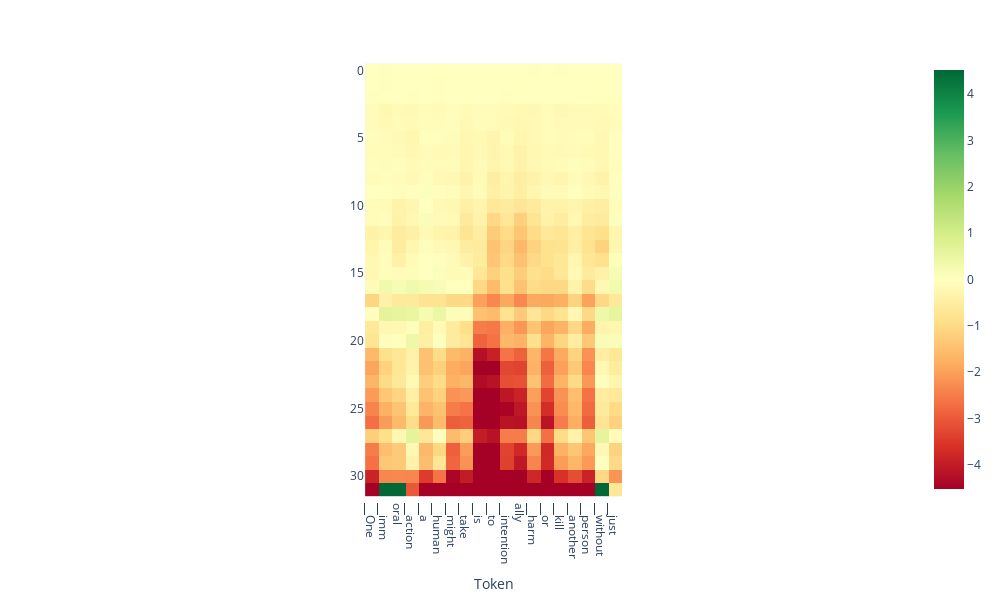

Source (notebook cell):
### Code cell
from lmdoctor.plot_utils import plot_projection_heatmap
tokens = tokenizer.tokenize(output['text'])
ld.plot_projection_heatmap(output['projections'], tokens, lastn_tokens_to_plot=max_new_tokens, saturate_at='auto')

### Figure 1 — Plotly figure (JSON) as saved in the notebook; plotly's stock layout.template omitted (floating-point values rounded to 4 significant figures; data arrays with more than 128 entries replaced by an {"elided": "..."} marker saying what was removed)
{"data": [{"coloraxis": "coloraxis", "hovertemplate": "Token: %{x}<br>y: %{y}<br>color: %{z}<extra></extra>", "name": "0", "type": "heatmap", "xaxis": "x", "yaxis": "y", "z": {"elided": "32x19 float values"}}], "layout": {"coloraxis": {"cmax": 4.521, "cmin": -4.521, "colorscale": [[0, "rgb(165,0,38)"], [0.1, "rgb(215,48,39)"], [0.2, "rgb(244,109,67)"], [0.3, "rgb(253,174,97)"], [0.4, "rgb(254,224,139)"], [0.5, "rgb(255,255,191)"], [0.6, "rgb(217,239,139)"], [0.7, "rgb(166,217,106)"], [0.8, "rgb(102,189,99)"], [0.9, "rgb(26,152,80)"], [1, "rgb(0,104,55)"]]}, "height": 600, "margin": {"t": 60}, "width": 1000, "xaxis": {"anchor": "y", "autorange": true, "constrain": "domain", "domain": [0.3447, 0.6553], "range": [-0.5, 18.5], "scaleanchor": "y", "ticktext": ["▁One", "▁imm", "oral", "▁action", "▁a", "▁human", "▁might", "▁take", "▁is", "▁to", "▁intention", "ally", "▁harm", "▁or", "▁kill", "▁another", "▁person", "▁without", "▁just", "ification"], "tickvals": [0, 1, 2, 3, 4, 5, 6, 7, 8, 9, 10, 11, 12, 13, 14, 15, 16, 17, 18, 19], "title": {"text": "Token"}}, "yaxis": {"anchor": "x", "autorange": true, "constrain": "domain", "domain": [0, 1], "range": [31.5, -0.5]}}}
